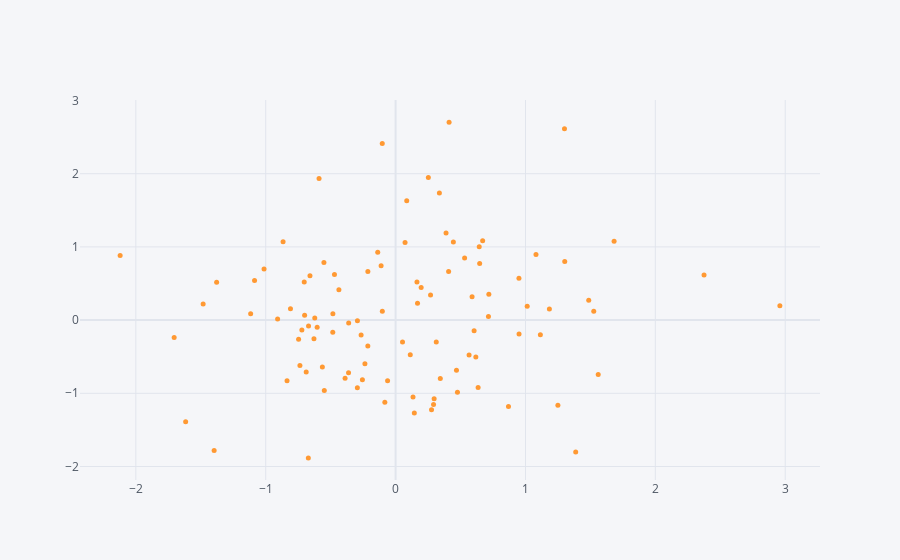

Notebook code for this chart:
### Code cell
df.iplot(x="A", y = "B" , mode="markers",size=5)
